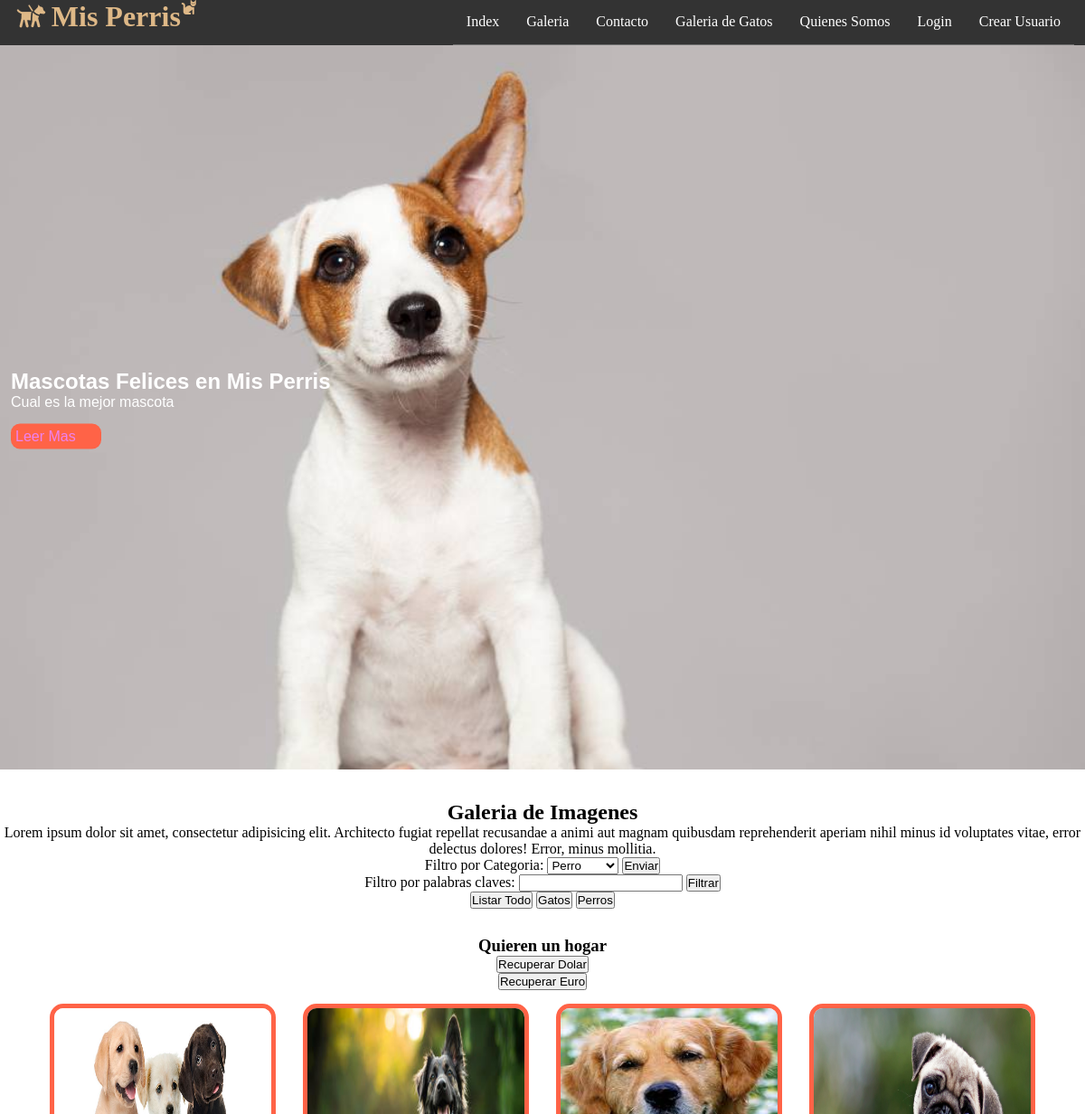
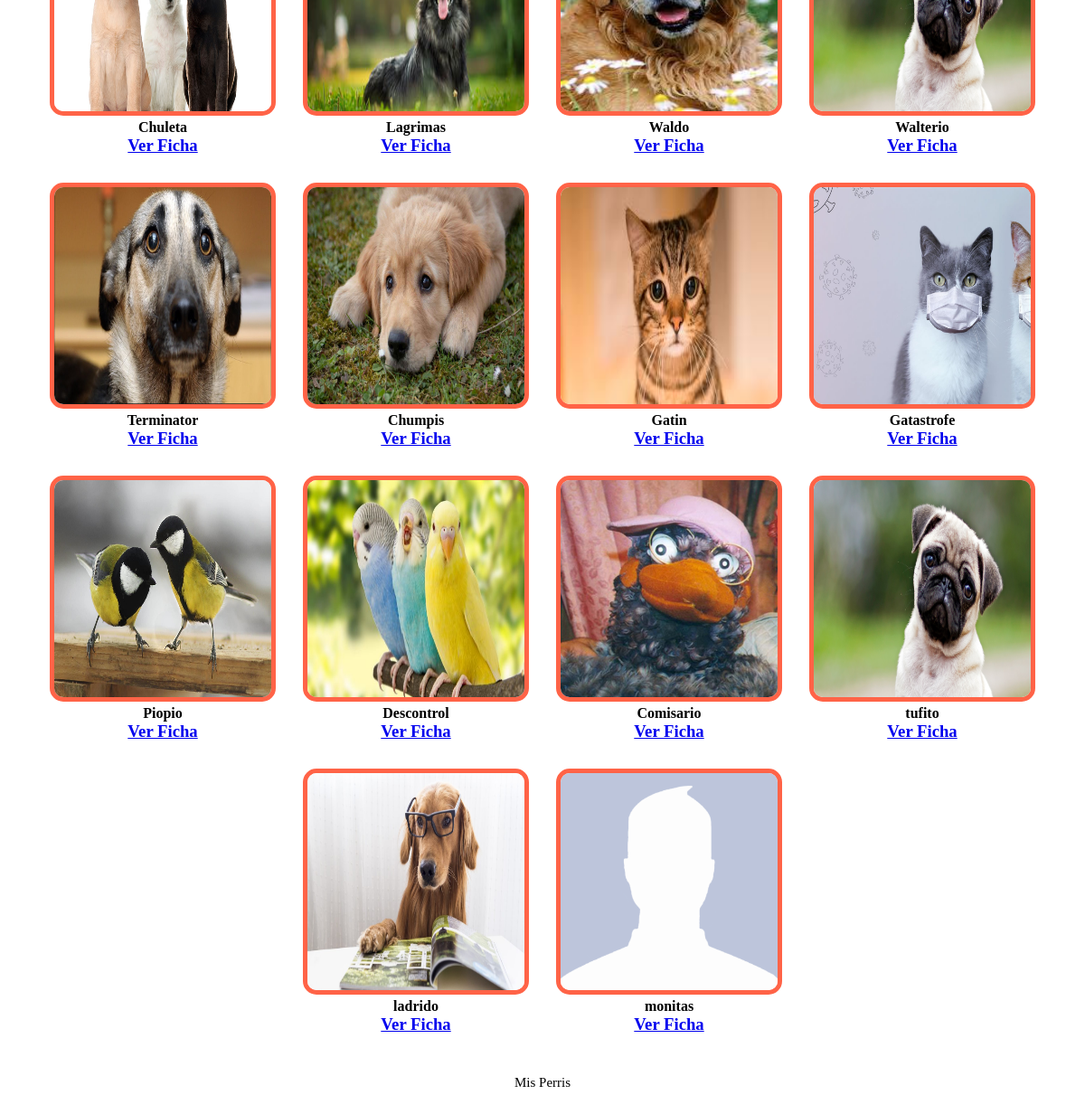
The app's page /filtro_desc/ with its own data (2 pictures, top to bottom).
### misPerris/models.py (models this page shows, shortened)
class Mascota(models.Model):
    nombre = models.CharField(primary_key=True,max_length=50)
    edad = models.IntegerField()
    descripcion = models.TextField()
    imagen = models.ImageField(upload_to='mascotas',default='mascotas/default.png')
    publicar = models.BooleanField(default=False)
    comentario= models.TextField(default='--')
    usuario = models.CharField(null=True,max_length=45)
    tipo = models.ForeignKey(TipoMascota, on_delete=models.CASCADE)
    dueno = models.CharField(max_length=45,default='--')

### misPerris/views.py (the view)
# urls.py: path('filtro_desc/',filtro_descripcion,name='FILTROD'),
def filtro_descripcion(request):
    mascotas = Mascota.objects.all() # select * from Mascota
    tipos = TipoMascota.objects.all()
    if request.POST:
        texto = request.POST.get("txtTexto")
        mascotas = Mascota.objects.filter(descripcion__contains=texto).filter(publicar=True)
    contexto = {"mascotas":mascotas,"tipos":tipos}
    return render(request, "galeria.html",contexto)

### misPerris/templates/galeria.html (shortened to what this page needs)
{% extends "base.html" %}
{% load static %}
{% block css %}
<link rel="stylesheet" href="{% static 'dist/css/lightbox.min.css' %}">
{% endblock css %}
{% block contenido %}
<section id="bienvenida">
    <h2>Galeria de Imagenes</h2>
    <p>Lorem ipsum dolor sit amet, consectetur adipisicing elit. Architecto fugiat repellat recusandae a animi
        aut magnam quibusdam reprehenderit aperiam nihil minus id voluptates vitae, error delectus dolores!
        Error, minus mollitia.</p>
    <form action="{% url 'FILTROT' %}" method="post">
        Filtro por Categoria:
        <select name="cboTipo" id="cboTipo">
            {% for reg in tipos %}
            <option>{{reg.nombre}}</option>
            {% endfor %}
        </select>
        <input type="submit" value="Enviar">
    </form>
    <form action="{% url 'FILTROD' %}" method="post">
        Filtro por palabras claves:
        <input type="text" name="txtTexto" id="txtTexto">
        <input type="submit" value="Filtrar">
    </form>
    <input type="button" value="Listar Todo" onclick="javascript:location.href='/galeria/'">
    <input type="button" value="Gatos" onclick="javascript:location.href='/filtro_tipo_mascota/Gatos'">
    <input type="button" value="Perros" onclick="javascript:location.href='/filtro_tipo_mascota/Perro'">
</section>
<section id="blog">
    <h3>Quieren un hogar</h3>
    <input type="button" value="Recuperar Dolar" onclick="recuperaDolar()">
    <input type="button" value="Recuperar Euro" id="btnRecuperaEuro">
    <div class="contenedor">
        {% for reg in mascotas %}
        <article>
            <a href="{{reg.imagen.url}}" data-lightbox="perros" data-title="{{reg.descripcion}}">
                <img src="{{reg.imagen.url}}" alt="">
            </a>
            <h4>{{reg.nombre}}</h4>
            <h3>
                <a href="{% url 'DM' reg.nombre %}">Ver Ficha</a>
            </h3>
        </article>
        {% endfor %}
    </div>
</section>
{% endblock contenido %}

### misPerris/static/css/estilo.css (style rules this page uses)
* { margin: 0; padding: 0; box-sizing: border-box; }
.contenedor { width: 98%; margin: auto; }
section { width: 100%; margin-bottom: 30px; }
#bienvenida { text-align: center; font-family: cursive; }

### misPerris/static/css/blog.css (style rules this page uses)
#blog .contenedor img { width: 250px; height: 250px; border: solid 5px tomato; border-radius: 15px; }
#blog { font-family: cursive; text-align: center; }
#blog .contenedor { display: flex; justify-content: center; flex-wrap: wrap; }
#blog .contenedor article { margin: 15px; }

### records on screen
Mascota: imagen (picture), nombre "Chuleta"
Mascota: imagen (picture), nombre "Lagrimas"
Mascota: imagen (picture), nombre "Waldo"
Mascota: imagen (picture), nombre "Walterio"
Mascota: imagen (picture), nombre "Terminator"
Mascota: imagen (picture), nombre "Chumpis"
Mascota: imagen (picture), nombre "Gatin"
Mascota: imagen (picture), nombre "Gatastrofe"
Mascota: imagen (picture), nombre "Piopio"
Mascota: imagen (picture), nombre "Descontrol"
Mascota: imagen (picture), nombre "Comisario"
Mascota: imagen (picture), nombre "tufito"
Mascota: imagen (picture), nombre "ladrido"
Mascota: imagen (placeholder picture), nombre "monitas"

### other values on screen
form field cboTipo "Perro"
